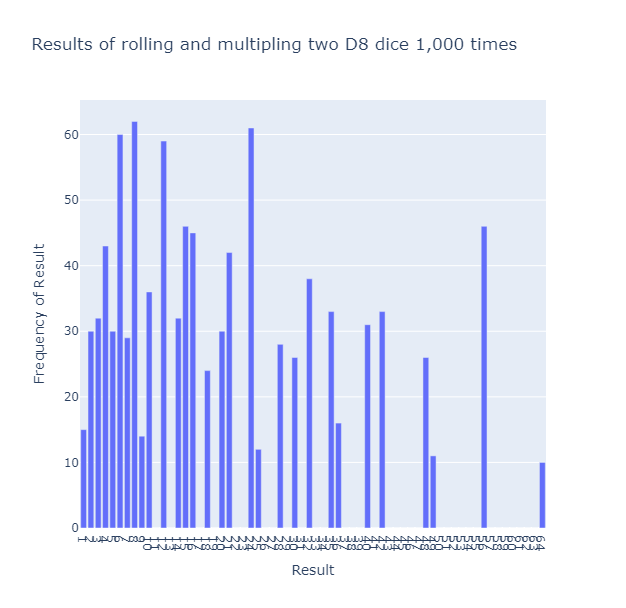

Generate this figure with Python:
from plotly.graph_objs import Bar, Layout
from plotly import offline

from die import Die

die_1 = Die(8)

results = []
for roll_num in range(1_000):
    result = die_1.roll() * die_1.roll()
    results.append(result)

frequencies = []
max_result = die_1.num_sides * die_1.num_sides
poss_results = range(1, max_result + 1)

for value in poss_results:
    frequency = results.count(value)
    frequencies.append(frequency)

x_values = list(poss_results)
data = [Bar(x = x_values, y = frequencies)]

x_axis_config = {'title': 'Result', 'dtick': 1}
y_axis_config = {'title': 'Frequency of Result'}
my_layout = Layout(title = 'Results of rolling and multipling two D8 dice 1,000 times', xaxis = x_axis_config, yaxis = y_axis_config)
offline.plot({'data': data, 'layout': my_layout}, filename='15-8.html')
